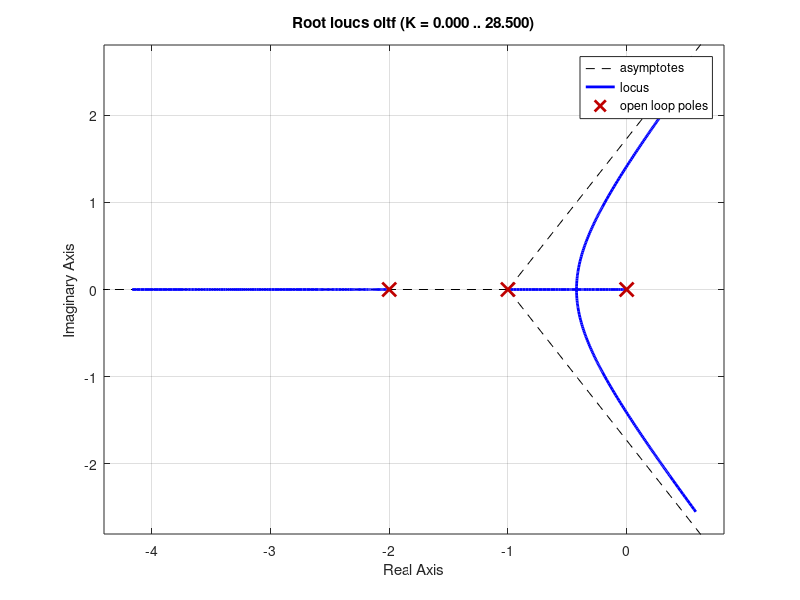

This chart was generated by the following MATLAB code:
# G(s)H(s)= [k]/[s(s+1)(s+2)]

zeros=[];
num=poly(zeros);
poles=[0 -1 -2];
denom=poly(poles);
oltf=tf(num,denom); 
rlocus(oltf)
